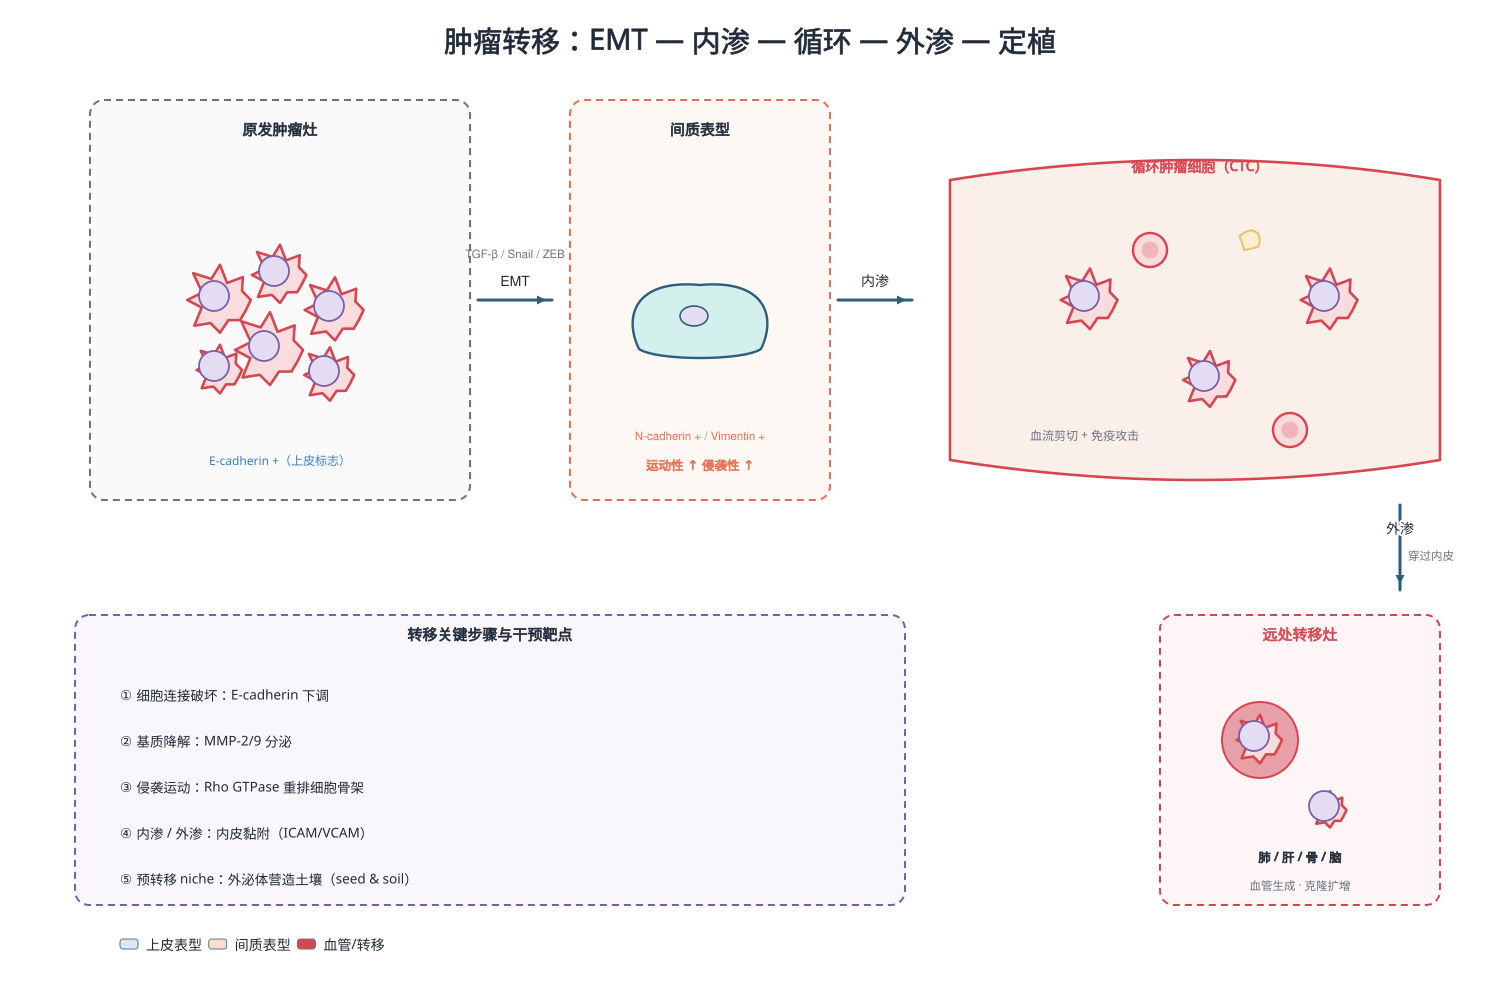

This chart was generated by the following Python code:
# -*- coding: utf-8 -*-
"""肿瘤学：上皮-间质转化（EMT）与血行转移（中心锚点版）"""
import os, sys
sys.path.insert(0, r"C:\Users\Administrator\.workbuddy\skills\medical-illustration\scripts")
from bio_graphics import Canvas, C

OUT = os.path.expanduser("~/.workbuddy/skills/medical-illustration/assets/examples/disciplines")
os.makedirs(OUT, exist_ok=True)

c = Canvas(1500, 1000)
c.title("肿瘤转移：EMT — 内渗 — 循环 — 外渗 — 定植", size=29)

# ---------- 原发灶 ----------
c.add("group_box", 280, 300, w=380, h=400, label=None, color=C["gray"], fill="#FAFAFA")
c.text(280, 135, "原发肿瘤灶", size=15, bold=True)
for dx, dy, r in [(-60, -20, 28), (0, -45, 24), (55, -10, 26), (-10, 30, 30), (50, 55, 22), (-60, 50, 20)]:
    c.add("cancer_cell", 280 + dx, 320 + dy, r=r, label=None)
c.text(280, 465, "E-cadherin +（上皮标志）", size=12, fill=C["blue"])

# EMT
c.arrow(478, 300, 552, 300, kind="activation", width=3.0, label="EMT")
c.text(515, 258, "TGF-β / Snail / ZEB", size=11.5, fill=C["gray"])

# 间质表型
c.add("group_box", 700, 300, w=260, h=400, label=None, color=C["orange"], fill="#FEF8F4")
c.text(700, 135, "间质表型", size=15, bold=True)
c.add("fibroblast", 700, 320, w=130, h=70, label=None)
c.text(700, 440, "N-cadherin + / Vimentin +", size=11.5, fill=C["orange"])
c.text(700, 470, "运动性 ↑ 侵袭性 ↑", size=12.5, bold=True, fill=C["orange"])

# 内渗
c.arrow(838, 300, 912, 300, kind="activation", width=3.0, label="内渗")

# 血管
c.path("M 950 180 Q 1200 140 1440 180 L 1440 460 Q 1200 500 950 460 Z",
       fill="#FBEFEA", stroke=C["red"], width=2.6)
c.text(1200, 172, "循环肿瘤细胞（CTC）", size=14, bold=True, fill=C["red"])
c.add("cancer_cell", 1090, 300, r=25, label=None)
c.add("cancer_cell", 1210, 380, r=23, label=None)
c.add("cancer_cell", 1330, 300, r=25, label=None)
c.add("rbc", 1150, 250, r=17)
c.add("rbc", 1290, 430, r=17)
c.add("platelet", 1250, 240, r=10)
c.text(1030, 440, "血流剪切 + 免疫攻击", size=12, fill=C["gray"], anchor="start")

# 外渗
c.arrow(1400, 505, 1400, 590, kind="activation", width=3.0, label="外渗")
c.text(1408, 560, "穿过内皮", size=11.5, fill=C["gray"], anchor="start")

# 转移灶
c.add("group_box", 1300, 760, w=280, h=290, label=None, color=C["red"], fill="#FDF5F6")
c.text(1300, 640, "远处转移灶", size=15, bold=True, fill=C["red"])
c.circle(1260, 740, 38, fill="#E8A0A8", stroke=C["red"], width=2.0)
c.add("cancer_cell", 1260, 740, r=20, label=None)
c.add("cancer_cell", 1330, 810, r=15, label=None)
c.text(1300, 862, "肺 / 肝 / 骨 / 脑", size=12.5, bold=True)
c.text(1300, 890, "血管生成 · 克隆扩增", size=11.5, fill=C["gray"])

# 机制步骤
c.add("group_box", 490, 760, w=830, h=290, label=None, color=C["purple"], fill="#F9F7FC")
c.text(490, 640, "转移关键步骤与干预靶点", size=15, bold=True)
for i, t in enumerate([
        "① 细胞连接破坏：E-cadherin 下调",
        "② 基质降解：MMP-2/9 分泌",
        "③ 侵袭运动：Rho GTPase 重排细胞骨架",
        "④ 内渗 / 外渗：内皮黏附（ICAM/VCAM）",
        "⑤ 预转移 niche：外泌体营造土壤（seed & soil）"]):
    c.text(120, 700 + i * 46, t, size=13.5, anchor="start")

c.add("legend_row", 120, 950, items=[(C["blue_l"], "上皮表型"), (C["orange_l"], "间质表型"),
                                     (C["red"], "血管/转移")], size=14)

c.save(os.path.join(OUT, "cancer_metastasis_emt.svg"))
c.export(os.path.join(OUT, "cancer_metastasis_emt"), formats=("png",), dpi=300)
print("metastasis done")
